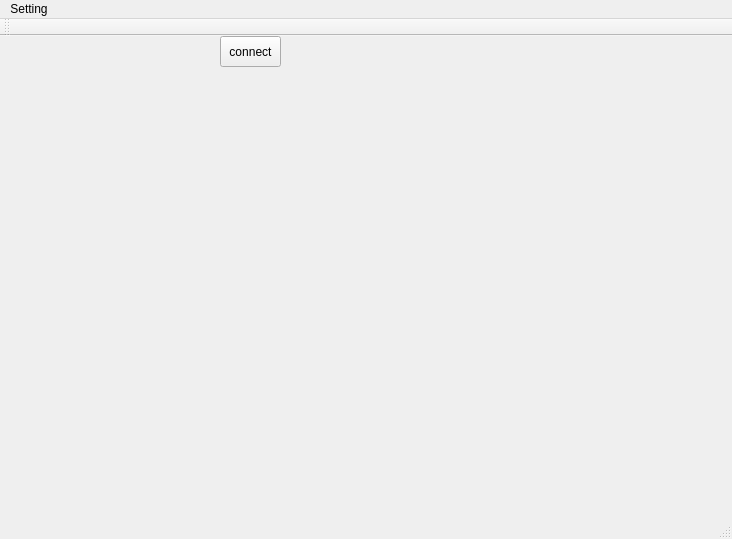
<?xml version="1.0" encoding="UTF-8"?>
<ui version="4.0">
 <class>Stone</class>
 <widget class="QMainWindow" name="Stone">
  <property name="geometry">
   <rect>
    <x>0</x>
    <y>0</y>
    <width>732</width>
    <height>539</height>
   </rect>
  </property>
  <property name="focusPolicy">
   <enum>Qt::NoFocus</enum>
  </property>
  <property name="windowTitle">
   <string>Stone</string>
  </property>
  <property name="windowIcon">
   <iconset theme="stone.ico" resource="stone.qrc">
    <normaloff>:/UI/stone.ico</normaloff>:/UI/stone.ico</iconset>
  </property>
  <widget class="QWidget" name="centralWidget">
   <widget class="QPushButton" name="connectBtn">
    <property name="geometry">
     <rect>
      <x>220</x>
      <y>0</y>
      <width>61</width>
      <height>31</height>
     </rect>
    </property>
    <property name="text">
     <string>connect</string>
    </property>
   </widget>
  </widget>
  <widget class="QMenuBar" name="menuBar">
   <property name="geometry">
    <rect>
     <x>0</x>
     <y>0</y>
     <width>732</width>
     <height>27</height>
    </rect>
   </property>
   <widget class="QMenu" name="menuSetting">
    <property name="title">
     <string>Setting</string>
    </property>
   </widget>
   <addaction name="menuSetting"/>
  </widget>
  <widget class="QToolBar" name="mainToolBar">
   <attribute name="toolBarArea">
    <enum>TopToolBarArea</enum>
   </attribute>
   <attribute name="toolBarBreak">
    <bool>false</bool>
   </attribute>
  </widget>
  <widget class="QStatusBar" name="statusBar"/>
 </widget>
 <layoutdefault spacing="6" margin="11"/>
 <resources>
  <include location="stone.qrc"/>
 </resources>
 <connections/>
</ui>
